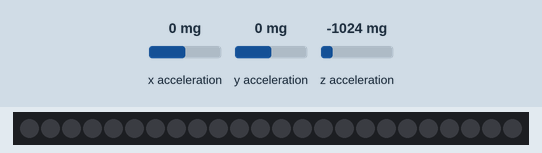
This program was run on a simulated BBC micro:bit (MakeCode). Shown: 24 RGB LEDs in strip order, left to right. The test bench sets the inputs (shaded band); at power-on: x acceleration 0 mg, y acceleration 0 mg, z acceleration -1024 mg. Dim RGB values are drawn brighter than linear.

Above: at 1.2 s.
1.3 s: x acceleration set to -1440 mg
At 4.23 s:
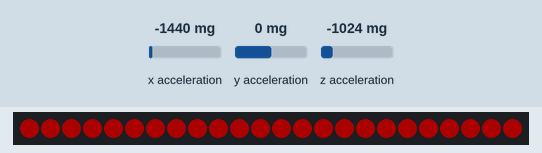
4.3 s: y acceleration set to -1440 mg
At 7.27 s:
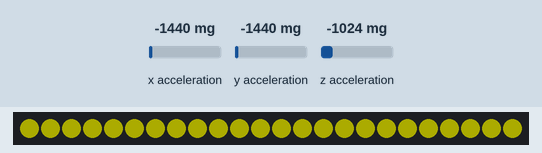
7.3 s: z acceleration set to -1440 mg
At 7.57 s:
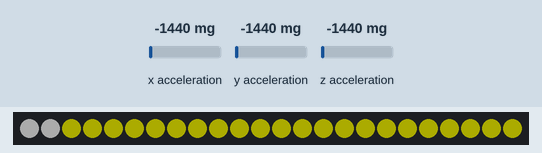
10.3 s: x acceleration set to -750 mg
At 13.21 s:
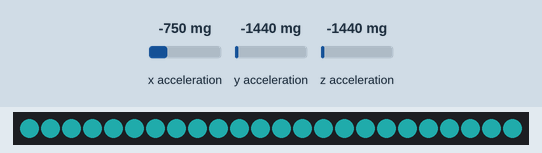
13.3 s: y acceleration set to -750 mg
At 16.26 s:
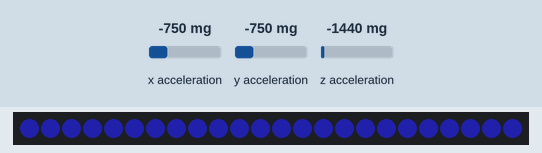
16.3 s: z acceleration set to -750 mg
At 19.5 s:
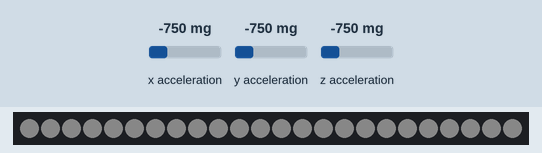

Measured:
- after the input at 1.3 s, the LEDs: first change at once (image 1 shows a later state)
- after the input at 4.3 s, the LEDs: first change after 0.06 s (image 2 shows a later state)
- after the input at 7.3 s, the LEDs: first change after 0.10 s (image 3 shows a later state)
- after the input at 10.3 s, the LEDs: first change at once (image 4 shows a later state)
- after the input at 13.3 s, the LEDs: first change at once (image 5 shows a later state)
- after the input at 16.3 s, the LEDs: first change after 0.10 s (image 6 shows a later state)

The program:

main.ts
```typescript
let strip = neopixel.create(DigitalPin.P0, 24, NeoPixelMode.RGB)
basic.forever(function () {
    strip.setPixelColor(0, neopixel.rgb(input.acceleration(Dimension.X), input.acceleration(Dimension.Y), input.acceleration(Dimension.Z)))
    strip.show()
    basic.pause(100)
    strip.shift(1)
})
```

test.ts
```typescript
// テストはここに来ます。このパッケージが拡張機能として使用されるときにはコンパイルされません。
```
